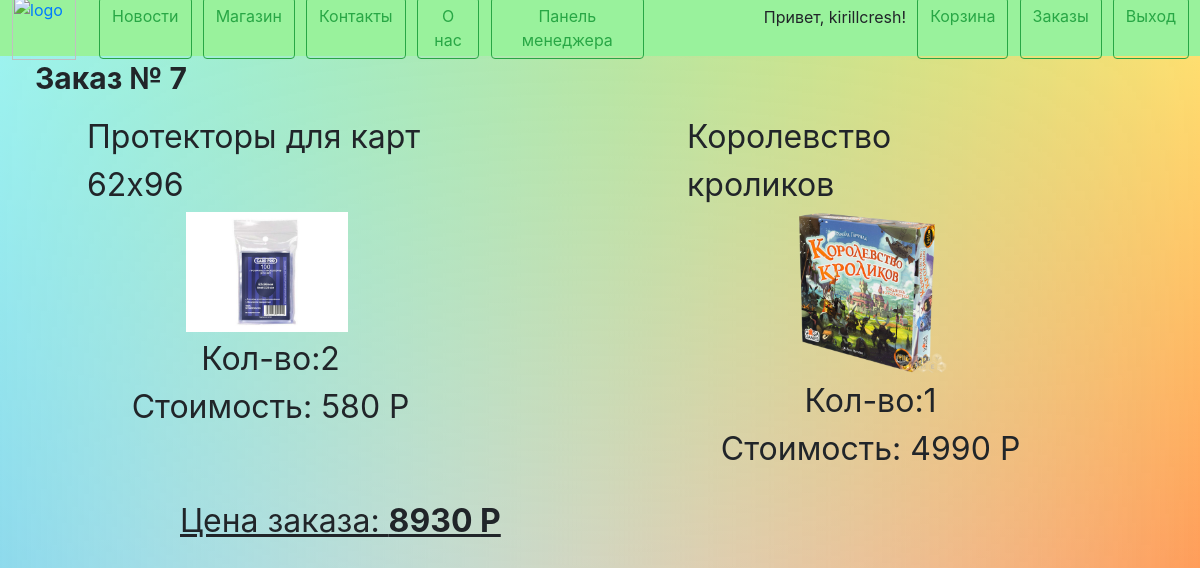
The page /orders/7/ (signed in) on the database its author committed.
### orders/models.py (models this page shows, shortened)
class Orders(models.Model):
    is_cart = models.BooleanField(default=True)
    total = models.IntegerField(null=True, default=0)
    client = models.ForeignKey(User, on_delete=models.CASCADE, null=True)
    def __str__(self):
        return str('Заказ № ' + str(self.id))
    class Meta:
        verbose_name = 'Заказ'
        verbose_name_plural = 'Заказы'

class OrderProducts(models.Model):
    games_id = models.ForeignKey(Games, on_delete=models.CASCADE)
    order_id = models.ForeignKey(Orders, on_delete=models.CASCADE)
    amount = models.IntegerField(default=0)
    class Meta:
        verbose_name = 'Игра'
        verbose_name_plural = 'Игры'

### shop/models.py (models this page shows, shortened)
class Games(models.Model):
    title = models.CharField(null=False, blank=False, max_length=100, verbose_name='Заголовок')
    games = models.TextField(verbose_name='Текст')
    picture = models.ImageField(upload_to='images/')
    category_class = models.ForeignKey(Category, on_delete=models.CASCADE, null=True)
    price = models.IntegerField(default=1000, verbose_name='Цена')
    is_active = models.BooleanField(default=True, verbose_name='Существует')
    class Meta:
        db_table = "games"
    class Meta:
        verbose_name = 'Игра'
        verbose_name_plural = 'Игры'

### orders/views.py (the view)
# urls.py: path('<int:Orders_id>/', views.detail, name='orders_detail'),
def detail(request, Orders_id):
    if request.user.is_active:
        ord = Orders.objects.get(pk=Orders_id)
        order_products = OrderProducts.objects.filter(order_id=ord)
        games = Games.objects.all()
        context = {
            'ord': ord,
            'order_products': order_products,
            'games': games,
        }
        return render(request, 'orders/orders_detail.html', context)
    else:
        return redirect('main:main')

### orders/templates/orders/orders_detail.html (shortened to what this page needs)
{% extends 'main/layout.html' %}
{% load static %}
{% block static %}
<link rel="stylesheet" href="{% static 'main/css/orders_detail.css' %}">
{% endblock %}
{% block content %}
<div class="orders_block">
    <div class="title">
        <b>{{ ord }}</b>
    </div>
    <div class="space">
        {% for prod in order_products %}
        {% for game in games %}
        {% if game == prod.games_id %}
            <div class="info_block">
                    {{ game.title }}
                <picture>
                    <img src="{{ game.picture.url }}">
                </picture>
                    <a>Кол-во:{{ prod.amount }}</a>
                    <a>Стоимость: {% widthratio game.price 1 prod.amount %} Р </a>
            </div>
        {% endif %}
        {% endfor %}
        {% endfor %}
    </div>
    <div class="endprice">
        <a>Цена заказа: <b>{{ ord.total }} Р </b> </a>
    </div>
</div>
{% endblock %}

### main/templates/main/layout.html (shortened to what this page needs)
{% load static %}
<html lang="en">
<head>
    <link rel="stylesheet" href="https://cdnjs.cloudflare.com/ajax/libs/twitter-bootstrap/4.6.1/css/bootstrap.min.css">
    <link rel="stylesheet" href="{% static 'main/css/site.css' %}">
    {% block static %}
    {% endblock %}
    <link rel="stylesheet" href="https://use.fontawesome.com/releases/v5.8.2/css/all.css">
</head>
<body>
    <div class="fixed">
        <div class="header">
            <a href="/" style="margin: 0 1% 0 1%;"><img src="{% static 'main/img/logo2.png' %}" alt="logo" style="width:64;"> </a>
            <div class="middle">
                <div class="header_left">
                    <a type="button" class="btn btn-outline-success" href="{% url 'news:main' %}">Новости</a>
                    <a type="button" class="btn btn-outline-success" href="{% url 'shop:main' %}">Магазин</a>
                    <a type="button" class="btn btn-outline-success" href="{% url 'main:contacts' %}">Контакты</a>
                    <a type="button" class="btn btn-outline-success" href="{% url 'main:about' %}">О нас</a>
                    {% if user.is_staff %}
                         <a type="button" class="btn btn-outline-success" href="{% url 'main:manager' %}">Панель менеджера</a>
                    {% endif %}
                </div>
                <div class="header_right">
                    {% if not user.is_authenticated %}
                        <a type="button" class="btn btn-outline-success" href="{% url 'main:register' %}">Регистрация</a>
                        <a type="button" class="btn btn-outline-success" href="{% url 'main:login' %}">Вход</a>
                    {% else %}
                        <a style="margin-top: 1vh;"> Привет, {{ user.username }}!</a>
                        <a type="button" class="btn btn-outline-success" href="{% url 'orders:cart_detail' %}">Корзина</a>
                        <a type="button" class="btn btn-outline-success" href="{% url 'orders:main' %}">Заказы</a>
                        <a type="button" class="btn btn-outline-success" href="{% url 'main:logout' %}">Выход</a>
                    {% endif %}
                </div>
            </div>
        </div>
    </div>
    {% block content %}
    {% endblock %}
</body>
</html>

### main/static/main/css/site.css (style rules this page uses)
.header { width: 100%; height: 7vh; background-color: 99f29c; display: flex; align-items: center; flex-direction:row; }
body { background-blend-mode: screen; background: linear-gradient(limegreen, transparent), linear-gradient(90deg, skyblue, transparent), linear-gradient(-90deg, coral, transparent); background-size: cover; background-position: center center; background-repeat: no-repeat; background-attachment: fixed; }
.middle { display: flex; width: 95% }
.header_left, .header_right { display: flex; width: 50%; }
.header_right { justify-content: flex-end; }
.header_right > a { margin: 0 2% 0 0; }
.header_left > a { margin: 0 0 0 2%; }

### main/static/main/css/orders_detail.css (style rules this page uses)
.space { display:flex; justify-content:space-around; }
.title { display:flex; font-size: 30px; margin-left: 35px; }
.info_block { display:flex; font-size: 32px; margin: 1% 0 0 3%; flex-direction:column; width: 30%; align-items:center }
.info_block > a { margin: 0 0 0 2%; }
picture { width: 45%; }
picture img { width: 100%; margin: 2% 0 2% 0; }
.endprice { display:flex; margin: 2% 0 2% 15%; font-size: 32px; text-decoration: underline; }

### rows shown on the page
Orders: id "Заказ № 7", total "8930"
OrderProducts: amount "2"
Games: title "Протекторы для карт 62х96", picture (picture), price.amount "580"
OrderProducts: amount "1"
Games: title "Королевство кроликов", picture (picture), price.amount "4990"

### other values the page prints
{{ user.username }} "kirillcresh"
